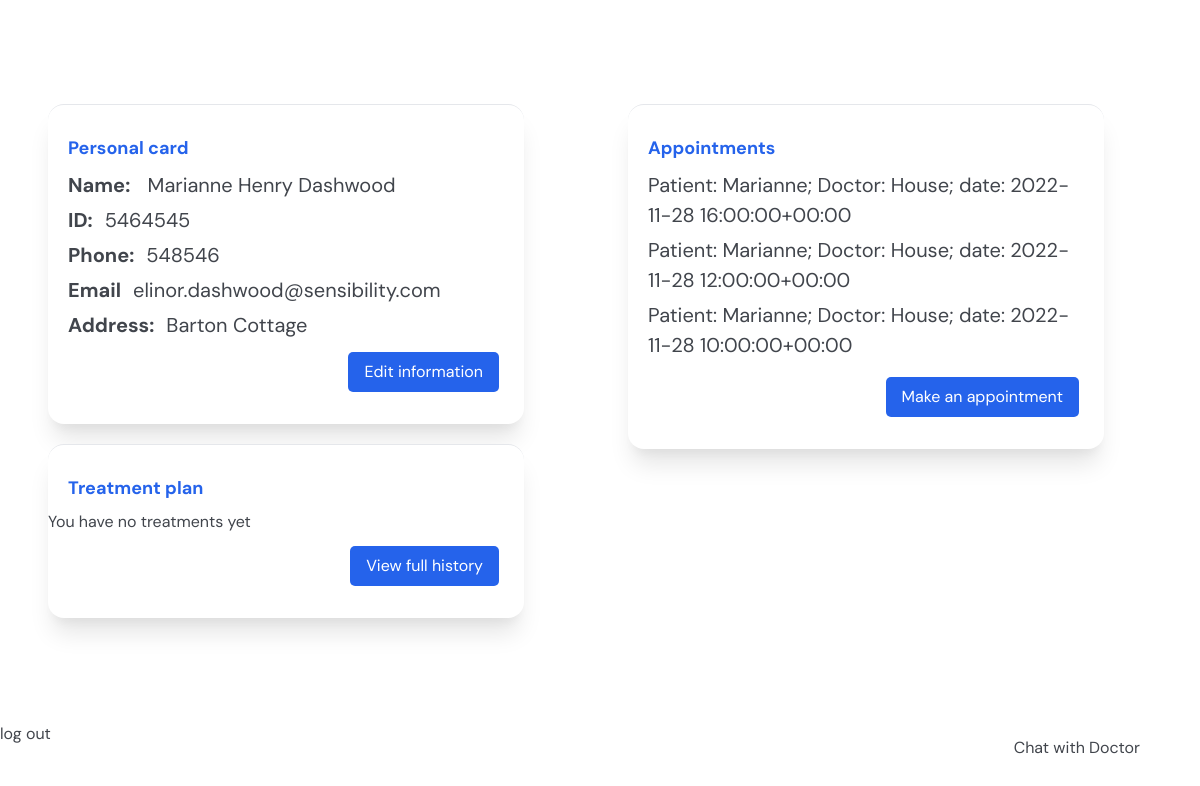
/users/personal (signed in), run on the app's committed database.
### users/models.py (models this page shows, shortened)
class User(AbstractUser):
    name = models.CharField(max_length=30)
    surname = models.CharField(max_length=30)

class Patient(models.Model):
    user = models.OneToOneField(User, on_delete=models.CASCADE, primary_key=True)
    date_of_birth = models.DateField(blank=True)
    IIN = models.IntegerField(max_length=12, blank=True)
    gov_id = models.IntegerField(max_length=12,blank=True)
    name = models.CharField(max_length=50, blank=True)
    surname = models.CharField(max_length=50, blank=True)
    middle_name = models.CharField(max_length=50, blank=True)
    blood_group = models.CharField(max_length=2, blank=True, choices=blood_group_choices)
    contact_close = models.CharField(max_length=11,blank=True)
    phone_number = models.CharField(max_length=11,blank=True)
    address = models.CharField(max_length=50, blank=True)
    marital_status = models.CharField(max_length=10, blank=True, choices = marital_status_choices)
    registration_date = models.DateField(default = datetime.today())
    assigned_doctor = models.ForeignKey(Doctor, related_name='assigned_patients', on_delete=models.PROTECT, default = Doctor.objects.get(surname="House").pk) #why added pk?

class Appointment(models.Model):
    patient = models.ForeignKey(Patient, on_delete=models.CASCADE, related_name='appointments')
    doctor = models.ForeignKey(Doctor, on_delete=models.CASCADE, related_name='appointments')
    medical_service = models.CharField(max_length = 50)
    date = models.DateTimeField()
    def __str__(self):
        return f"Patient: {self.patient.name}; Doctor: {self.doctor.surname}; date: {self.date}"

class Doctor(models.Model):
    user = models.OneToOneField(User, on_delete=models.CASCADE, primary_key=True)
    date_of_birth = models.DateField(blank=True)
    IIN = models.IntegerField(max_length=12, blank=True)
    gov_id = models.IntegerField(max_length=12,blank=True)
    name = models.CharField(max_length=50, blank=True)
    surname = models.CharField(max_length=50, blank=True)
    middle_name = models.CharField(max_length=50, blank=True)
    phone_number = models.CharField(max_length=11,blank=True)
    department_ID = models.IntegerField(max_length=6, blank=True)
    spec = models.ForeignKey(Specialization, on_delete = models.SET_NULL, blank = True, null = True)
    experience = models.CharField(max_length=2, blank=True)
    photo = models.ImageField(upload_to='images', blank=True)
    category=models.CharField(max_length=10, blank=True)
    appointment_price = models.CharField(max_length = 7, blank=True)
    education = models.CharField(max_length=30, blank=True)
    rating = models.IntegerField(max_length = 2, blank=True)
    address = models.CharField(max_length = 30, blank=True)
    homepage = models.URLField(blank=True)
    def __str__(self):
        return f"Doctor {str(self.user)}"

### users/views.py (the view, shortened to what this page needs)
# urls.py: path('personal', views.personal, name='personal'),
@login_required
def personal(request):
    user = request.user
    if is_patient(user):
        if not user.patient.chatrooms.first():
            Chatrooms.objects.create(patient = user.patient, doctor = user.patient.assigned_doctor)
        return render(request, 'users/patient_page.html')
    elif is_doctor(user):
        return render(request, 'users/doctor_page.html')
    elif is_admin(user):
        patients = Patient.objects.all()
        doctors = Doctor.objects.all()
        return render(request, 'users/admin_page.html', {
            'patients' : patients, 'doctors' : doctors
        })
    return HttpResponseRedirect(reverse('admin:index'))

### users/views.py (called while the page is built)
def is_patient(user):
    try:
        if user.patient:
            return True
    except:
        return False

### users/templates/users/patient_page.html (shortened to what this page needs)
{% extends 'users/layout.html' %}
{% block head %}
<html class="scroll-smooth" x-init="$watch('darkMode', val => localStorage.setItem('dark', val))" x-data="{darkMode: localStorage.dark === 'true' || (!('dark' in localStorage) && window.matchMedia('(prefers-color-scheme: dark)').matches), dialogPanels: []}" :class="darkMode ? '' : ''" lang='en'>
    <head>
      <link rel="stylesheet" href="https://unpkg.com/aos@next/dist/aos.css" />
        <link href="https://unpkg.com/tailwindcss/dist/tailwind.min.css" rel="stylesheet">
    </head>
{% endblock %}
{%block body%}
  <div class="font-body antialiased text-[#41454c] bg-[#FFFFFF] dark:text-[#b3c3d9] dark:bg-[#000000]">
    <div class="shadow- px-4 py-16 mx-auto sm:max-w-xl md:max-w-full md:px-24 lg:max-w-screen-xl lg:px-8 lg:py-20">
        <div class="grid gap-6 row-gap-10 lg:grid-cols-2">
          <div class="lg:py-6 lg:pr-16">
            <div class="flex">
              <div class="w-[500px] border-t-[1px] rounded-2xl border-solid bg-white shadow- shadow-xl mb-[20px] pt-1 pb-8 xl:pb-[20px]">
                <p class="flex justify-start mx-[20px] my-[25px] mb-2 text-lg font-bold text-primary xl:text-[30px] xl:text-black newclass">Personal card</p>
                <p class="text-gray-700">
                <ul class="flex flex-col flex-wrap justify-start content-start items-start mx-[20px] text-[20px] list-disc list-inside">
                  <li class="mb-[5px] flex items-center gap-x-3"><strong>Name:</strong> {{request.user.patient.name}} {{request.user.patient.middle_name}} {{request.user.patient.surname}} </li>
                  <li class="mb-[5px] flex items-center gap-x-3"><strong>ID:</strong> {{request.user.patient.gov_id}}</li>
                  <li class="mb-[5px] flex items-center gap-x-3"><strong>Phone:</strong>548546</li>
                  <li class="mb-[5px] flex items-center gap-x-3"><strong>Email</strong> elinor.dashwood@sensibility.com</li>
                  <li class="flex items-center gap-x-3"><strong>Address:</strong> {{request.user.patient.address}}</li>
                </ul>
                </p><button id="xdAxix" class="float-right mx-[25px] mt-[12px] bg-primary text-white px-4 py-2 rounded-global xl:bg-teal-500" onclick="show_popup()">Edit information</button>
              </div>
            </div>
            <div class="flex">
              <div class="w-[500px] border-t-[1px] rounded-2xl border-solid bg-white shadow- shadow-xl pt-1 pb-8 xl:pb-[20px]">
                <p class="flex justify-start mx-[20px] my-[25px] mb-2 text-lg font-bold text-primary xl:text-[30px] xl:text-black newclass">Treatment plan</p>
                {%for treatment in request.user.patient.treatments.all|dictsortreversed:"date"%}
                <p class="text-gray-700">
                    {%if forloop.counter == 1%}
                <ul class="flex flex-col flex-wrap justify-start content-start items-start mx-[20px] text-[20px] list-disc list-inside">
                  <li class="mb-[0px] flex items-center gap-x-3"><strong>Description:</strong></li>
                  <li class="mb-[10px] flex items-center gap-x-3">{{treatment.description}}</li>
                  <li class="mb-[0px] flex items-center gap-x-3"><strong>Medicaments:</strong></li>
                  <li class="mb-[10px] flex items-center gap-x-3">{{treatment.medicaments}}</li>
                  <li class="mb-[0px] flex items-center gap-x-3"><strong>Date:</strong></li>
                  <li class="flex items-center gap-x-3">{{treatment.date}}</li>
                </ul>
                {%endif%}
                {%empty%}
                You have no treatments yet
                {% endfor %}
                </p><button id="scfcvu" class="float-right mx-[25px] mt-[12px] bg-primary text-white px-4 py-2 rounded-global xl:bg-teal-500" onclick="show_treatment_history()">View full history</button>
              </div>
            </div>
          </div>
          <div class="lg:py-6 lg:pr-16">
            <div class="flex">
              <div class="w-[500px] border-t-[1px] rounded-2xl border-solid bg-white shadow- shadow-xl mb-[20px] pt-1 pb-8 xl:pb-[20px]">
                <p class="flex justify-start mx-[20px] my-[25px] mb-2 text-lg font-bold text-primary xl:text-[30px] xl:text-black newclass">Appointments</p>
                <p class="text-gray-700">
                <ul class="flex flex-col flex-wrap justify-start content-start items-start mx-[20px] text-[20px] list-disc list-inside">
                  {%for appointment in request.user.patient.appointments.all|dictsortreversed:"date"%}
                  <li class="mb-[5px] flex items-center gap-x-3">{{appointment}}</li>
                  {% empty %}
                  <li class="mb-[5px] flex items-center gap-x-3"><i>There are no appointments yet</i></li>
                  {% endfor %}
                </ul>
                </p>
                <form action="{% url 'search_appointment' %}" id="pxboik" class="float-right mx-[25px] mt-[12px] bg-primary text-white px-4 py-2 rounded-global xl:bg-teal-500"><input type="submit" value="Make an appointment"></form>
              </div>
            </div>
          </div>
        </div>
      </div>
        <p><a href="{% url 'logout' %}">log out</a></p>
    <button id="chat_button" onclick="chat()">Chat with Doctor</button>
  </div>
{% endblock %}

### data on the page
User: user.patient.name "Marianne", user.patient.middle_name "Henry", user.patient.surname "Dashwood", user.patient.gov_id "5464545", user.patient.address "Barton Cottage"
Appointment: patient+doctor+date "Patient: Marianne; Doctor: House; date: 2022-11-28 16:00:00+00:00"
Appointment: patient+doctor+date "Patient: Marianne; Doctor: House; date: 2022-11-28 12:00:00+00:00"
Appointment: patient+doctor+date "Patient: Marianne; Doctor: House; date: 2022-11-28 10:00:00+00:00"
